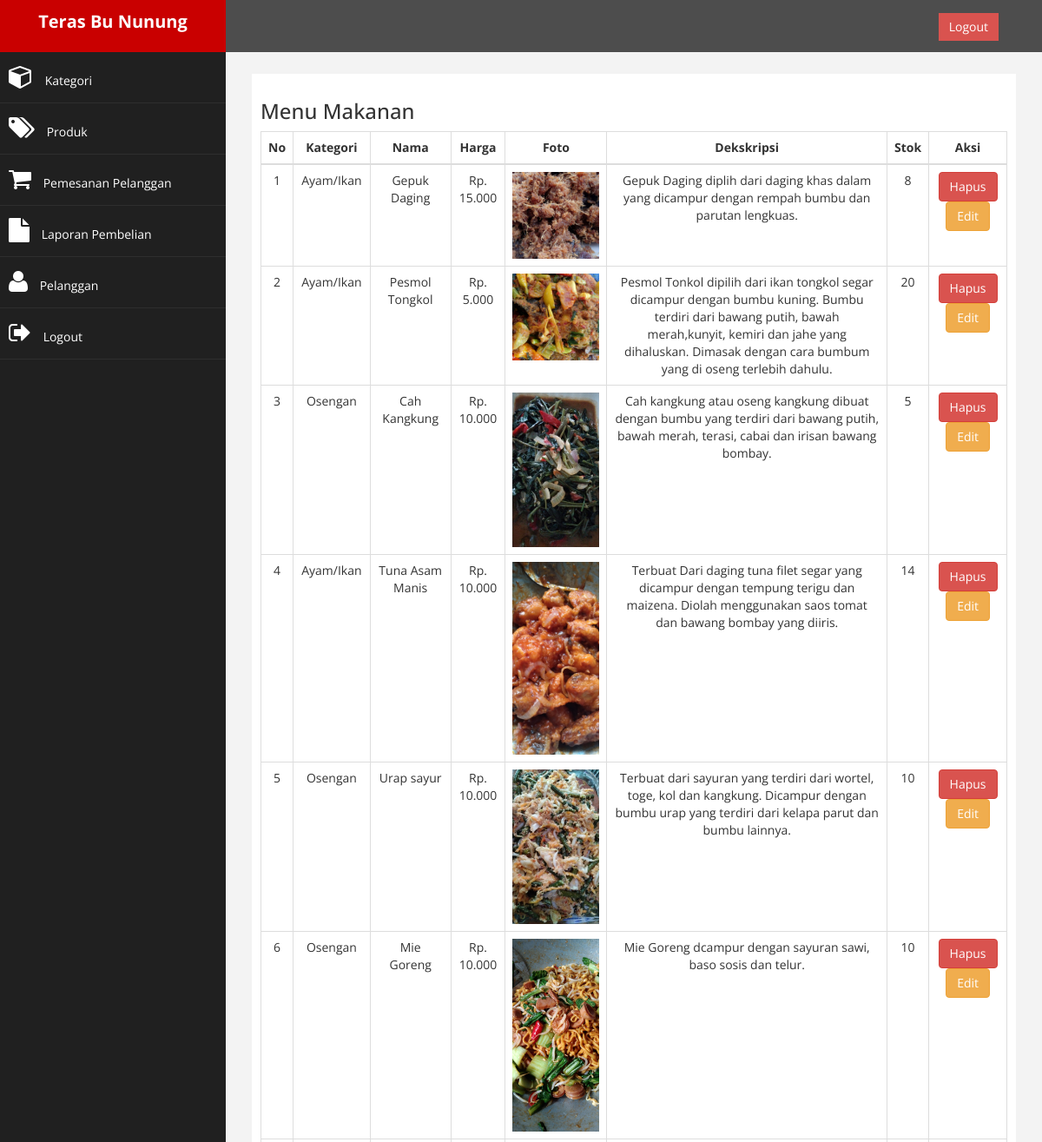
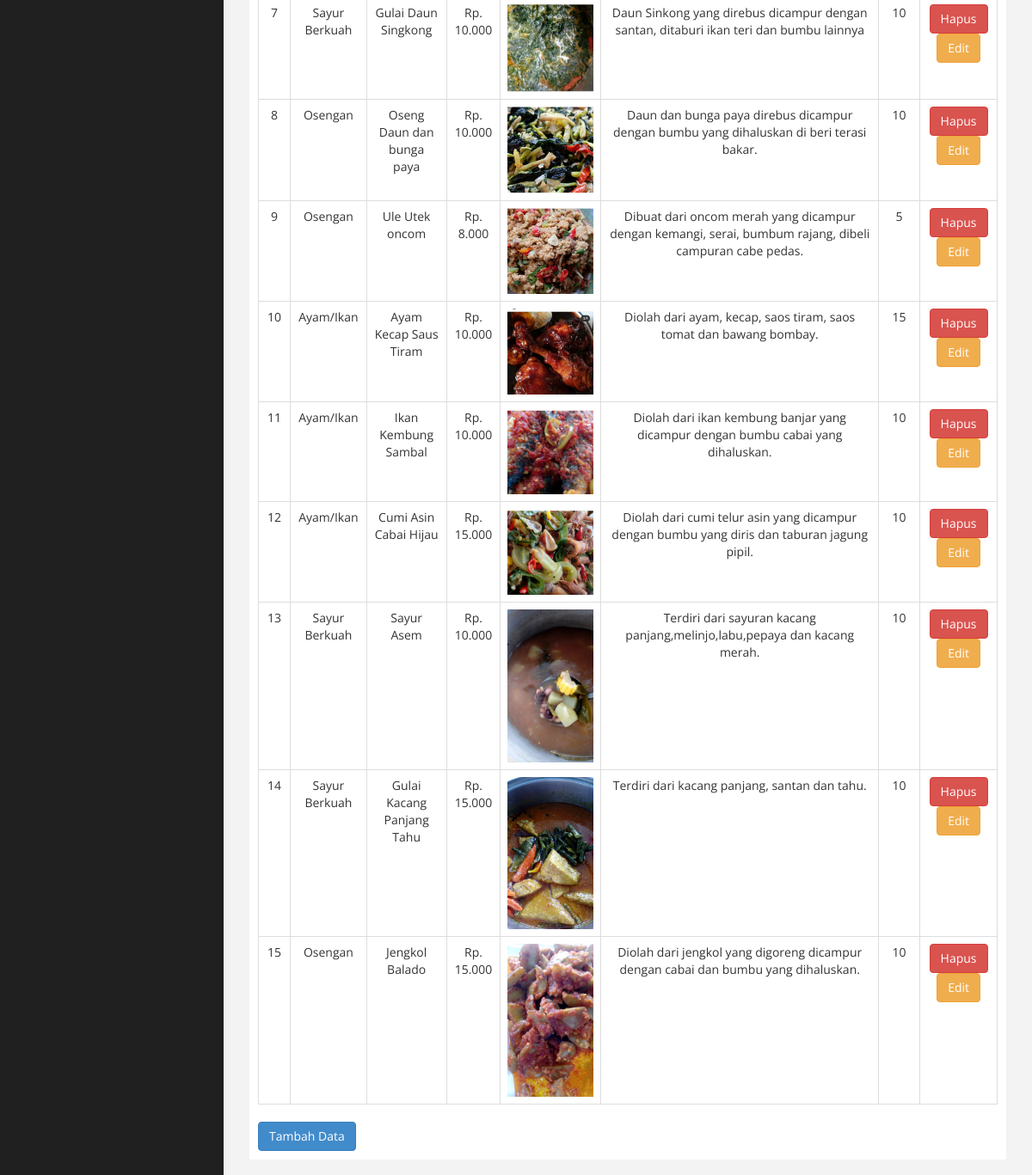
Screenshot of /admin/index.php?halaman=produk (signed in) with the database file from the repository (2 pictures, top to bottom).
### tables this page shows
CREATE TABLE `produk` (
  `id_produk` int(11) NOT NULL,
  `id_kategori` int(5) NOT NULL,
  `nama_produk` varchar(100) NOT NULL,
  `harga_produk` int(11) NOT NULL,
  `foto_produk` varchar(100) NOT NULL,
  `des_produk` text NOT NULL,
  `stok_produk` int(5) NOT NULL
);

CREATE TABLE `kategori` (
  `id_kategori` int(5) NOT NULL,
  `nama_kategori` varchar(100) NOT NULL
);

### admin/produk.php (the view)
<h3>Menu Makanan</h3>
<table class="table table-bordered text-center">
    <thead>
        <tr>
            <th class="text-center">No</th>
            <th class="text-center">Kategori</th>
            <th class="text-center">Nama</th>
            <th class="text-center">Harga</th>
            <th class="text-center">Foto</th>
            <th class="text-center">Dekskripsi</th>
            <th class="text-center">Stok</th>
            <th class="text-center">Aksi</th>
        </tr>
    </thead>
    <tbody>
        <?php $no = 1; ?>
        <?php $ambil = $koneksi->query("SELECT * FROM produk LEFT JOIN kategori ON produk.id_kategori=kategori.id_kategori"); ?>
        <?php while ($pecah = $ambil->fetch_assoc()) { ?>
            <tr>
                <td><?php echo $no++ ?></td>
                <td><?php echo $pecah['nama_kategori']; ?></td>
                <td><?php echo $pecah['nama_produk']; ?></td>
                <td>Rp. <?php echo number_format($pecah['harga_produk'], '0', ',', '.'); ?></td>
                <td>
                    <img src="../foto_produk/<?php echo $pecah['foto_produk']; ?>" width="100px">
                </td>
                <td><?php echo $pecah['des_produk']; ?></td>
                <td><?php echo $pecah['stok_produk']; ?></td>
                <td>
                    <a href="index.php?halaman=hapusproduk&id=<?php echo $pecah['id_produk']; ?>" class="btn-danger btn">Hapus</a>
                    <a href="index.php?halaman=ubahproduk&id=<?php echo $pecah['id_produk']; ?>" class="btn btn-warning">Edit</a>
                </td>
            </tr>
        <?php } ?>
    </tbody>
</table>
<a href="index.php?halaman=tambahproduk" class="btn btn-primary">Tambah Data</a>

### admin/assets/css/custom.css (style rules this page uses)
body { font-family: 'Open Sans', sans-serif; }
.text-center { text-align: center; }

### rows the page displays
produk: id_kategori.nama_kategori "Ayam/Ikan", nama_produk "Gepuk Daging", harga_produk "15.000", foto_produk (picture), des_produk "Gepuk Daging diplih dari daging khas dalam yang dicampur dengan rempah bumbu dan parutan lengkuas.", stok_produk "8"
produk: id_kategori.nama_kategori "Ayam/Ikan", nama_produk "Pesmol Tongkol", harga_produk "5.000", foto_produk (picture), des_produk "Pesmol Tonkol dipilih dari ikan tongkol segar dicampur dengan bumbu kuning. Bumbu terdiri dari bawang putih, bawah merah,kunyit, kemiri dan jahe yang dihaluskan. Dimasak dengan cara bumbum yang di oseng terlebih dahulu.", stok_produk "20"
produk: id_kategori.nama_kategori "Osengan", nama_produk "Cah Kangkung", harga_produk "10.000", foto_produk (picture), des_produk "Cah kangkung atau oseng kangkung dibuat dengan bumbu yang terdiri dari bawang putih, bawah merah, terasi, cabai dan irisan bawang bombay.", stok_produk "5"
produk: id_kategori.nama_kategori "Ayam/Ikan", nama_produk "Tuna Asam Manis", harga_produk "10.000", foto_produk (picture), des_produk "Terbuat Dari daging tuna filet segar yang dicampur dengan tempung terigu dan maizena. Diolah menggunakan saos tomat dan bawang bombay yang diiris.", stok_produk "14"
produk: id_kategori.nama_kategori "Osengan", nama_produk "Urap sayur", harga_produk "10.000", foto_produk (picture), des_produk "Terbuat dari sayuran yang terdiri dari wortel, toge, kol dan kangkung. Dicampur dengan bumbu urap yang terdiri dari kelapa parut dan bumbu lainnya.", stok_produk "10"
produk: id_kategori.nama_kategori "Osengan", nama_produk "Mie Goreng", harga_produk "10.000", foto_produk (picture), des_produk "Mie Goreng dcampur dengan sayuran sawi, baso sosis dan telur.", stok_produk "10"
produk: id_kategori.nama_kategori "Sayur Berkuah", nama_produk "Gulai Daun Singkong", harga_produk "10.000", foto_produk (picture), des_produk "Daun Sinkong yang direbus dicampur dengan santan, ditaburi ikan teri dan bumbu lainnya", stok_produk "10"
produk: id_kategori.nama_kategori "Osengan", nama_produk "Oseng Daun dan bunga paya", harga_produk "10.000", foto_produk (picture), des_produk "Daun dan bunga paya direbus dicampur dengan bumbu yang dihaluskan di beri terasi bakar.", stok_produk "10"
produk: id_kategori.nama_kategori "Osengan", nama_produk "Ule Utek oncom", harga_produk "8.000", foto_produk (picture), des_produk "Dibuat dari oncom merah yang dicampur dengan kemangi, serai, bumbum rajang, dibeli campuran cabe pedas.", stok_produk "5"
produk: id_kategori.nama_kategori "Ayam/Ikan", nama_produk "Ayam Kecap Saus Tiram", harga_produk "10.000", foto_produk (picture), des_produk "Diolah dari ayam, kecap, saos tiram, saos tomat dan bawang bombay.", stok_produk "15"
produk: id_kategori.nama_kategori "Ayam/Ikan", nama_produk "Ikan Kembung Sambal", harga_produk "10.000", foto_produk (picture), des_produk "Diolah dari ikan kembung banjar yang dicampur dengan bumbu cabai yang dihaluskan.", stok_produk "10"
produk: id_kategori.nama_kategori "Ayam/Ikan", nama_produk "Cumi Asin Cabai Hijau", harga_produk "15.000", foto_produk (picture), des_produk "Diolah dari cumi telur asin yang dicampur dengan bumbu yang diris dan taburan jagung pipil.", stok_produk "10"
produk: id_kategori.nama_kategori "Sayur Berkuah", nama_produk "Sayur Asem", harga_produk "10.000", foto_produk (picture), des_produk "Terdiri dari sayuran kacang panjang,melinjo,labu,pepaya dan kacang merah.", stok_produk "10"
produk: id_kategori.nama_kategori "Sayur Berkuah", nama_produk "Gulai Kacang Panjang Tahu", harga_produk "15.000", foto_produk (picture), des_produk "Terdiri dari kacang panjang, santan dan tahu.", stok_produk "10"
produk: id_kategori.nama_kategori "Osengan", nama_produk "Jengkol Balado", harga_produk "15.000", foto_produk (picture), des_produk "Diolah dari jengkol yang digoreng dicampur dengan cabai dan bumbu yang dihaluskan.", stok_produk "10"
